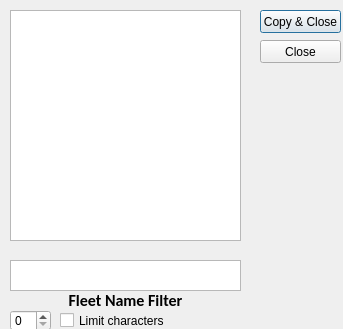
<?xml version="1.0" encoding="UTF-8"?>
<ui version="4.0">
 <class>fleetBrowser</class>
 <widget class="QDialog" name="fleetBrowser">
  <property name="geometry">
   <rect>
    <x>0</x>
    <y>0</y>
    <width>343</width>
    <height>329</height>
   </rect>
  </property>
  <property name="windowTitle">
   <string>Fleet Name Browser</string>
  </property>
  <widget class="QListWidget" name="fleetNameList">
   <property name="geometry">
    <rect>
     <x>10</x>
     <y>10</y>
     <width>231</width>
     <height>231</height>
    </rect>
   </property>
  </widget>
  <widget class="QPushButton" name="copyFleetNameSearch">
   <property name="geometry">
    <rect>
     <x>260</x>
     <y>10</y>
     <width>81</width>
     <height>23</height>
    </rect>
   </property>
   <property name="text">
    <string>Copy &amp;&amp; Close</string>
   </property>
  </widget>
  <widget class="QCheckBox" name="fleetNameCharLimitCheckBox">
   <property name="geometry">
    <rect>
     <x>60</x>
     <y>310</y>
     <width>111</width>
     <height>21</height>
    </rect>
   </property>
   <property name="text">
    <string>Limit characters</string>
   </property>
  </widget>
  <widget class="QSpinBox" name="fleetNameCharLimiter">
   <property name="geometry">
    <rect>
     <x>10</x>
     <y>310</y>
     <width>41</width>
     <height>21</height>
    </rect>
   </property>
  </widget>
  <widget class="QPlainTextEdit" name="fleetNameFilterBox">
   <property name="geometry">
    <rect>
     <x>10</x>
     <y>260</y>
     <width>231</width>
     <height>31</height>
    </rect>
   </property>
  </widget>
  <widget class="QLabel" name="fleetNameSearch">
   <property name="geometry">
    <rect>
     <x>10</x>
     <y>290</y>
     <width>231</width>
     <height>21</height>
    </rect>
   </property>
   <property name="font">
    <font>
     <family>Calibri</family>
     <pointsize>12</pointsize>
     <weight>75</weight>
     <italic>false</italic>
     <bold>true</bold>
    </font>
   </property>
   <property name="layoutDirection">
    <enum>Qt::LeftToRight</enum>
   </property>
   <property name="text">
    <string>Fleet Name Filter</string>
   </property>
   <property name="alignment">
    <set>Qt::AlignCenter</set>
   </property>
  </widget>
  <widget class="QPushButton" name="fleetNameSearchClose">
   <property name="geometry">
    <rect>
     <x>260</x>
     <y>40</y>
     <width>81</width>
     <height>23</height>
    </rect>
   </property>
   <property name="text">
    <string>Close</string>
   </property>
  </widget>
 </widget>
 <resources/>
 <connections/>
</ui>
